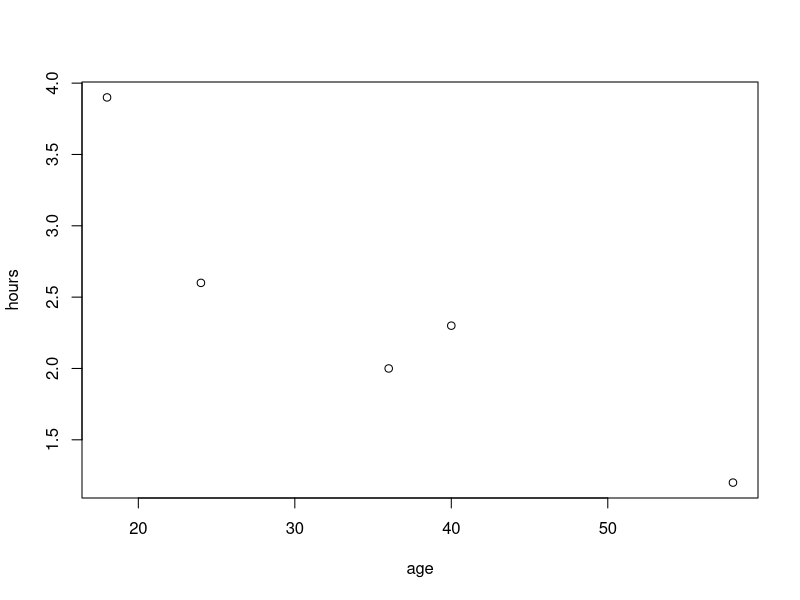
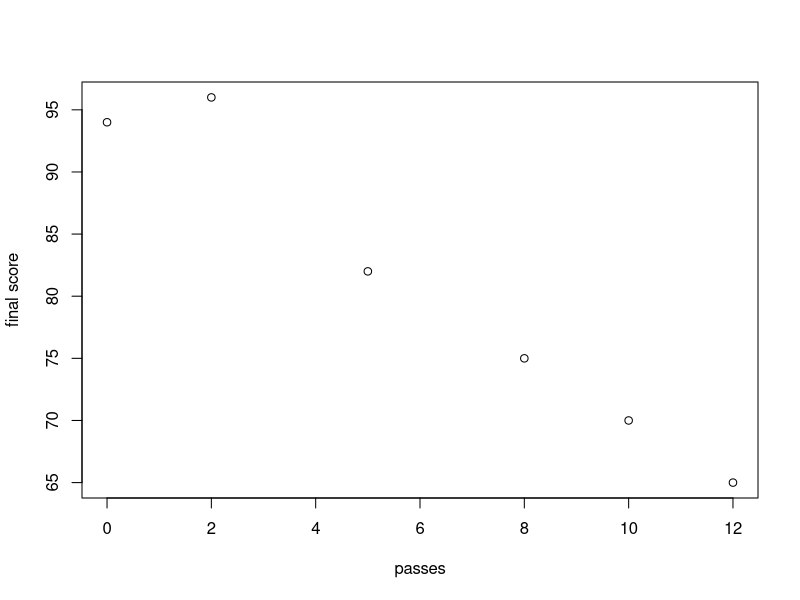
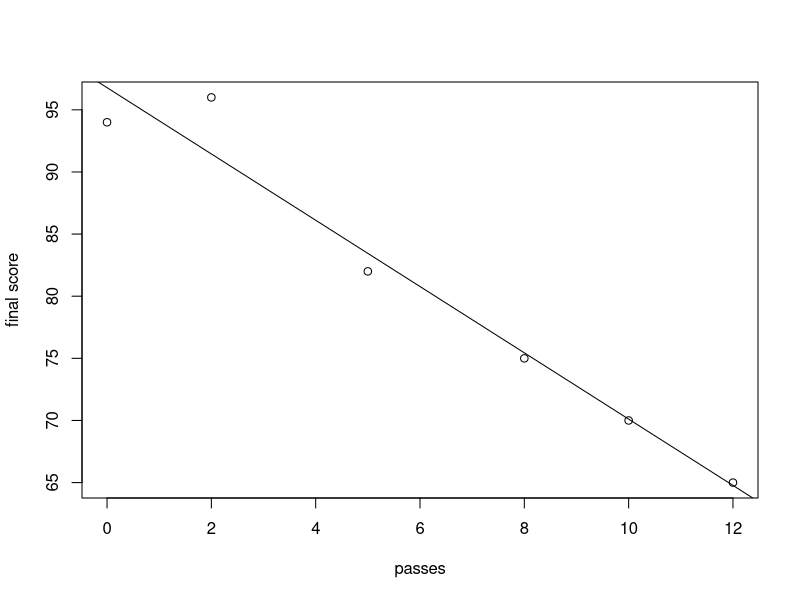

Reproduce these figures in R, in order.
## ---- chunk 1
s1 <- c(18, 24, 36, 40, 58)
s2 <- c(3.9, 2.6, 2, 2.3, 1.2)
n <- length(s1)
## ---- chunk 2
plot(s1, s2, xlab='age', ylab='hours')
## ---- chunk 3
s1mean <- mean(s1)
s2mean <- mean(s2)
r <- sum((s1 - s1mean) * (s2 - s2mean)) / sqrt(sum((s1 - s1mean)^2) * sum((s2 - s2mean)^2))
r

t <- r * sqrt((n-2) / (1 - r^2))
confLevel <- 0.05
tCrit <- qt(confLevel, n-2)
t
tCrit
## ---- chunk 4
s1 <- c(10, 12, 2, 0, 8, 5)
s2 <- c(70, 65, 96, 94, 75, 82)
## ---- chunk 5
plot(s1, s2, xlab='passes', ylab='final score')
## ---- chunk 6
s1mean <- mean(s1)
s2mean <- mean(s2)
r <- sum((s1 - s1mean) * (s2 - s2mean)) / sqrt(sum((s1 - s1mean)^2) * sum((s2 - s2mean)^2))
r

t <- r * sqrt((n-2) / (1 - r^2))
confLevel <- 0.05
tCrit <- qt(confLevel, n-2)
t
tCrit
## ---- chunk 7
LM <- lm(s2~s1)
SLM <- summary(LM)
ab. <- SLM$coefficients[,1]
ab.
plot(s1, s2, xlab='passes', ylab='final score')
abline(LM)
## ---- chunk 8
s1 <- c(4, 6, 2, 8, 1, 7, 3, 5)
s2 <- c(1, 7, 5, 4, 3, 8, 2, 6)
## ---- chunk 9
cor.test(s1, s2, method='spearman')
## ---- chunk 10
s1 <- c(107, 95, 116, 109, 101, 98)
s2 <- c(107, 102, 112, 104, 105, 103)
## ---- chunk 11
cor.test(s1, s2, method='kendall')
